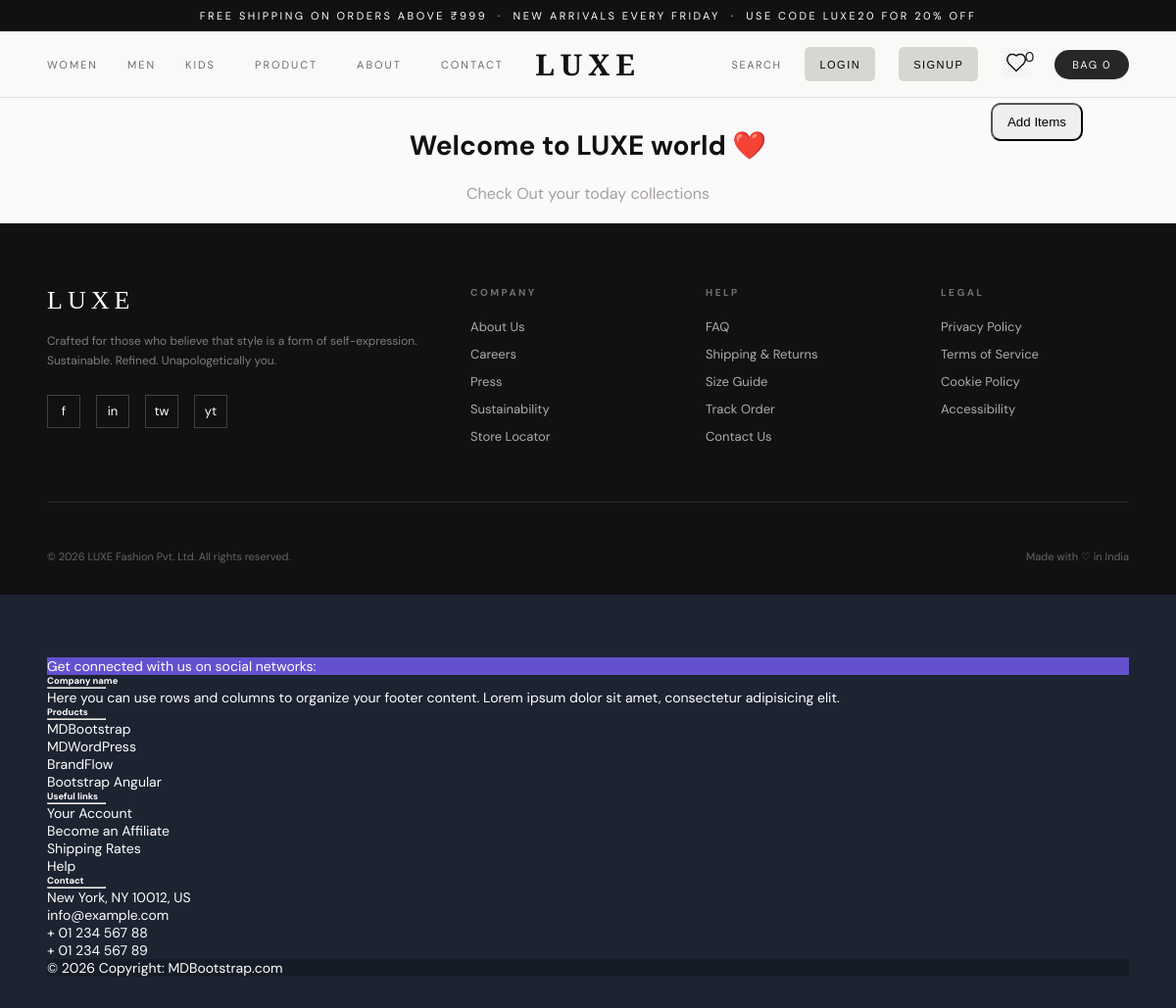
The app's page /product/, older data.
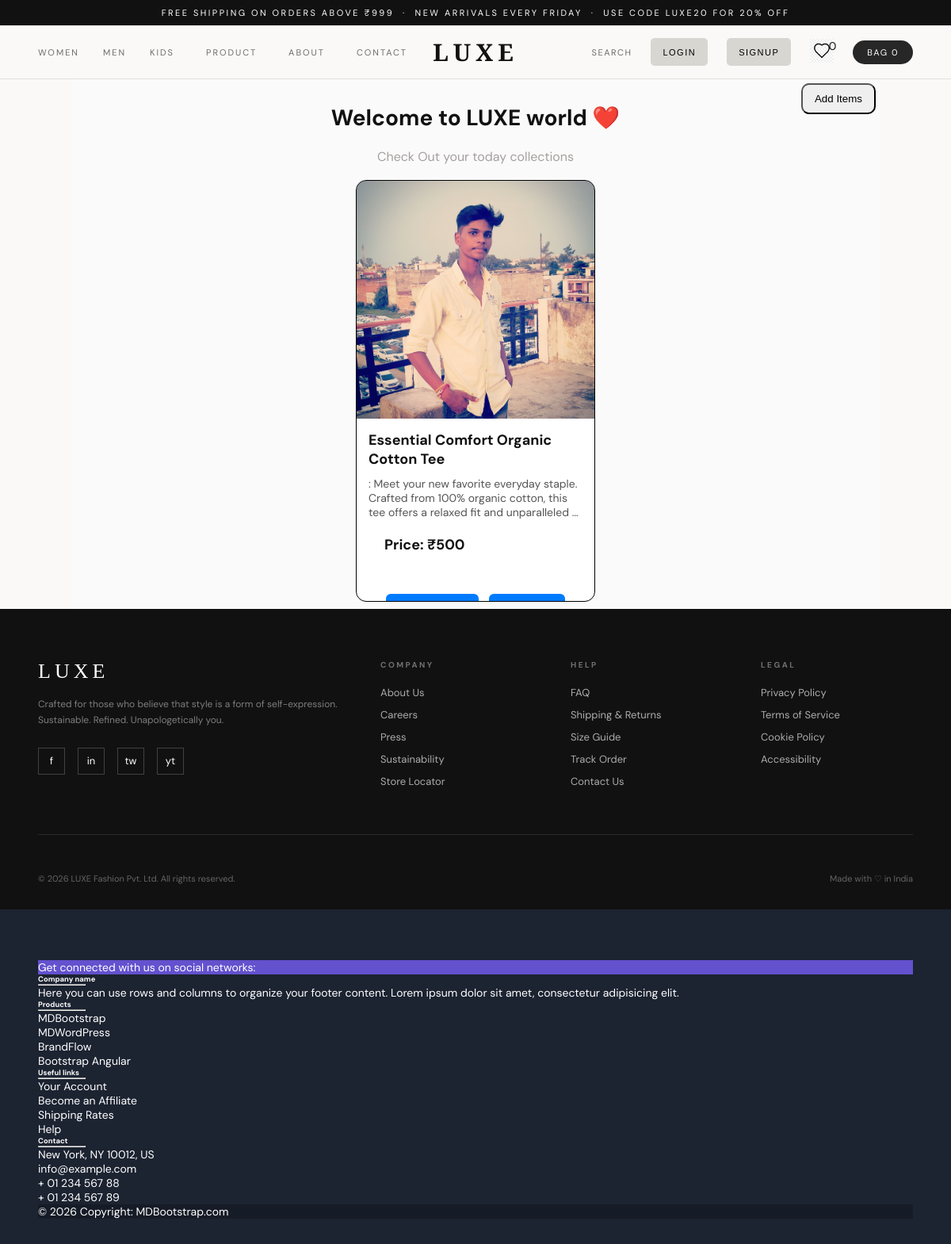
The same page, newer data.
### ShopApp/models.py (models this page shows, shortened)
class Product(models.Model):
    image = models.ImageField(upload_to='products/', null=True, blank = True)
    imageUrl = models.CharField(max_length=500, null = True, blank=True)
    title = models.CharField(max_length=100)
    price = models.IntegerField()
    discount = models.IntegerField(null=True, blank=True)
    desc = models.TextField()
    category = models.CharField(max_length=50)
    type = models.CharField(max_length=50)

### ShopApp/views.py (the view, shortened to what this page needs)
# urls.py: path('product/', views.product, name="product"),
def product(request):
    data = Product.objects.all()
    return render(request, 'product.html', {'data': data})

### ShopApp/context_processors.py (called while the page is built)
def global_counts(request):
    if request.user.is_authenticated:
        return {
            "wishlist_count": Wishlist.objects.filter(user=request.user).count(),
            "cart_count": CartItem.objects.filter(cart__user=request.user).count(),
        }
    return {
        "wishlist_count": 0,
        "cart_count": 0,
    }

### templates/product.html (shortened to what this page needs)
{% extends 'base.html' %} {% load static %}  {%block content %}
<div class="container-product mt-5">
  <h1 style="text-align: center; margin: 20px 0 20px 0">Welcome to LUXE world ❤️</h1>
  <p class="para">Check Out your today collections</p>
  <button class="btn-add" onclick="openModal()">Add Items</button>
  <div
    style="display: flex; flex-wrap: wrap; gap: 20px; justify-content: center"
  >
    {% for project in data %}
    <div style="width: 300px">
      <div class="project-card">
        <div class="project-img">
          {% if project.image %}
            <img src="{{ project.image.url }}" alt="Project Image" />
          {% else %}
            <img src="{{ project.imageUrl }}" alt="Project Image" />
          {% endif %}
        </div>
        <div class="project-body">
          <div class="project-title">{{ project.title|truncatewords:10 }}</div>
          <div class="project-text">{{ project.desc|truncatewords:20 }}</div>
          <div class="price-div">
            <div class="project-title">
              <span>Price: </span>
              ₹{{ project.price|truncatewords:10 }}
            </div>
          </div>
        </div>
        <div class="project-footer">
          <button
            onclick="addToWishlist({{ project.id }})"
            class="btn-custom btn-primary-custom"
          >
          </button>
          <button
            onclick="addToCart({{ project.id }})"
            class="btn-custom btn-primary-custom"
          >
          </button>
        </div>
      </div>
    </div>
    {% endfor %}
  </div>
</div>
{% endblock %}

Row changes from the older to the newer data that the page shows:
added Product: image (picture), title "Essential Comfort Organic Cotton Tee", desc ": Meet your new favorite everyday staple. Crafted from 100% organic cotton, this tee offers a relaxed fit and unparalleled …", price "500"
